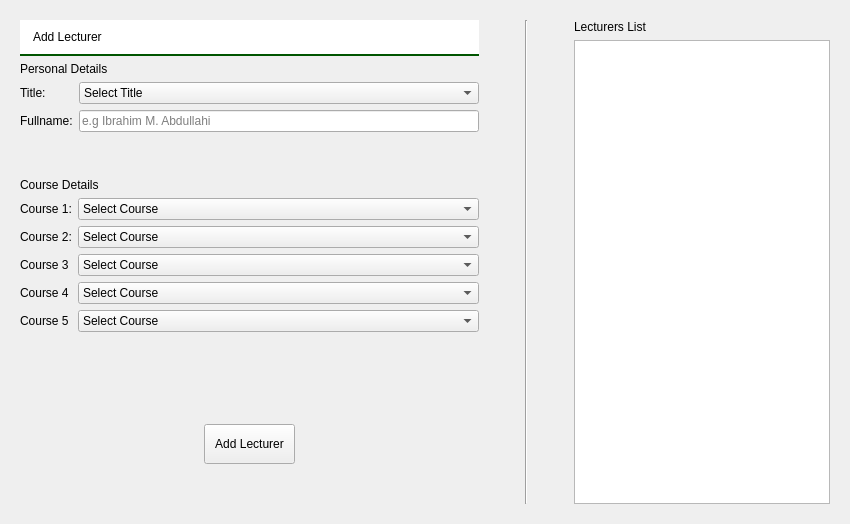
          <widget class="QWidget" name="lecturersPage">
           <layout class="QVBoxLayout" name="verticalLayout_26">
            <item>
             <widget class="QWidget" name="widget_3" native="true">
              <property name="styleSheet">
               <string notr="true"/>
              </property>
              <layout class="QVBoxLayout" name="verticalLayout_25">
               <item>
                <layout class="QHBoxLayout" name="horizontalLayout_12">
                 <item>
                  <layout class="QVBoxLayout" name="verticalLayout_23">
                   <item>
                    <widget class="QLabel" name="label_78">
                     <property name="styleSheet">
                      <string notr="true">background-color: rgb(255, 255, 255);
padding: 10px;
border-bottom: 2px solid rgb(0, 85, 0);</string>
                     </property>
                     <property name="text">
                      <string>Add Lecturer</string>
                     </property>
                    </widget>
                   </item>
                   <item>
                    <layout class="QVBoxLayout" name="verticalLayout_22">
                     <item>
                      <layout class="QVBoxLayout" name="verticalLayout_2">
                       <item>
                        <widget class="QLabel" name="label_79">
                         <property name="text">
                          <string>Personal Details</string>
                         </property>
                        </widget>
                       </item>
                       <item>
                        <layout class="QFormLayout" name="formLayout_2">
                         <item row="0" column="0">
                          <widget class="QLabel" name="label_80">
                           <property name="text">
                            <string>Title:</string>
                           </property>
                          </widget>
                         </item>
                         <item row="1" column="0">
                          <widget class="QLabel" name="label_81">
                           <property name="text">
                            <string>Fullname:</string>
                           </property>
                          </widget>
                         </item>
                         <item row="1" column="1">
                          <widget class="QLineEdit" name="lectFname">
                           <property name="minimumSize">
                            <size>
                             <width>400</width>
                             <height>0</height>
                            </size>
                           </property>
                           <property name="placeholderText">
                            <string>e.g Ibrahim M. Abdullahi</string>
                           </property>
                          </widget>
                         </item>
                         <item row="0" column="1">
                          <widget class="QComboBox" name="lectTitleCombo">
                           <item>
                            <property name="text">
                             <string>Select Title</string>
                            </property>
                           </item>
                           <item>
                            <property name="text">
                             <string>Prof</string>
                            </property>
                           </item>
                           <item>
                            <property name="text">
                             <string>Dr</string>
                            </property>
                           </item>
                           <item>
                            <property name="text">
                             <string>Engr</string>
                            </property>
                           </item>
                           <item>
                            <property name="text">
                             <string>Mr</string>
                            </property>
                           </item>
                          </widget>
                         </item>
                        </layout>
                       </item>
                       <item>
                        <spacer name="verticalSpacer_3">
                         <property name="orientation">
                          <enum>Qt::Vertical</enum>
                         </property>
                         <property name="sizeHint" stdset="0">
                          <size>
                           <width>20</width>
                           <height>40</height>
                          </size>
                         </property>
                        </spacer>
                       </item>
                       <item>
                        <widget class="QLabel" name="label_82">
                         <property name="text">
                          <string>Course Details</string>
                         </property>
                        </widget>
                       </item>
                       <item>
                        <layout class="QFormLayout" name="formLayout_3">
                         <item row="0" column="0">
                          <widget class="QLabel" name="label_83">
                           <property name="text">
                            <string>Course 1:</string>
                           </property>
                          </widget>
                         </item>
                         <item row="1" column="0">
                          <widget class="QLabel" name="label_84">
                           <property name="text">
                            <string>Course 2:</string>
                           </property>
                          </widget>
                         </item>
                         <item row="2" column="0">
                          <widget class="QLabel" name="label_85">
                           <property name="text">
                            <string>Course 3</string>
                           </property>
                          </widget>
                         </item>
                         <item row="3" column="0">
                          <widget class="QLabel" name="label_86">
                           <property name="text">
                            <string>Course 4</string>
                           </property>
                          </widget>
                         </item>
                         <item row="4" column="0">
                          <widget class="QLabel" name="label_87">
                           <property name="text">
                            <string>Course 5</string>
                           </property>
                          </widget>
                         </item>
                         <item row="5" column="0">
                          <spacer name="verticalSpacer_10">
                           <property name="orientation">
                            <enum>Qt::Vertical</enum>
                           </property>
                           <property name="sizeHint" stdset="0">
                            <size>
                             <width>20</width>
                             <height>40</height>
                            </size>
                           </property>
                          </spacer>
                         </item>
                         <item row="0" column="1">
                          <widget class="QComboBox" name="course1">
                           <item>
                            <property name="text">
                             <string>Select Course</string>
                            </property>
                           </item>
                          </widget>
                         </item>
                         <item row="1" column="1">
                          <widget class="QComboBox" name="course2">
                           <item>
                            <property name="text">
                             <string>Select Course</string>
                            </property>
                           </item>
                          </widget>
                         </item>
                         <item row="2" column="1">
                          <widget class="QComboBox" name="course3">
                           <item>
                            <property name="text">
                             <string>Select Course</string>
                            </property>
                           </item>
                          </widget>
                         </item>
                         <item row="3" column="1">
                          <widget class="QComboBox" name="course4">
                           <item>
                            <property name="text">
                             <string>Select Course</string>
                            </property>
                           </item>
                          </widget>
                         </item>
                         <item row="4" column="1">
                          <widget class="QComboBox" name="course5">
                           <item>
                            <property name="text">
                             <string>Select Course</string>
                            </property>
                           </item>
                          </widget>
                         </item>
                        </layout>
                       </item>
                      </layout>
                     </item>
                     <item>
                      <spacer name="verticalSpacer_2">
                       <property name="orientation">
                        <enum>Qt::Vertical</enum>
                       </property>
                       <property name="sizeHint" stdset="0">
                        <size>
                         <width>20</width>
                         <height>40</height>
                        </size>
                       </property>
                      </spacer>
                     </item>
                     <item>
                      <layout class="QHBoxLayout" name="horizontalLayout_11">
                       <item>
                        <spacer name="horizontalSpacer_9">
                         <property name="orientation">
                          <enum>Qt::Horizontal</enum>
                         </property>
                         <property name="sizeHint" stdset="0">
                          <size>
                           <width>40</width>
                           <height>20</height>
                          </size>
                         </property>
                        </spacer>
                       </item>
                       <item>
                        <widget class="QPushButton" name="addLecturer">
                         <property name="minimumSize">
                          <size>
                           <width>0</width>
                           <height>40</height>
                          </size>
                         </property>
                         <property name="styleSheet">
                          <string notr="true">padding:10px</string>
                         </property>
                         <property name="text">
                          <string>Add Lecturer</string>
                         </property>
                        </widget>
                       </item>
                       <item>
                        <spacer name="horizontalSpacer_10">
                         <property name="orientation">
                          <enum>Qt::Horizontal</enum>
                         </property>
                         <property name="sizeHint" stdset="0">
                          <size>
                           <width>40</width>
                           <height>20</height>
                          </size>
                         </property>
                        </spacer>
                       </item>
                      </layout>
                     </item>
                     <item>
                      <spacer name="verticalSpacer_21">
                       <property name="orientation">
                        <enum>Qt::Vertical</enum>
                       </property>
                       <property name="sizeHint" stdset="0">
                        <size>
                         <width>20</width>
                         <height>40</height>
                        </size>
                       </property>
                      </spacer>
                     </item>
                    </layout>
                   </item>
                  </layout>
                 </item>
                 <item>
                  <spacer name="horizontalSpacer_11">
                   <property name="orientation">
                    <enum>Qt::Horizontal</enum>
                   </property>
                   <property name="sizeHint" stdset="0">
                    <size>
                     <width>40</width>
                     <height>20</height>
                    </size>
                   </property>
                  </spacer>
                 </item>
                 <item>
                  <widget class="Line" name="line_2">
                   <property name="orientation">
                    <enum>Qt::Vertical</enum>
                   </property>
                  </widget>
                 </item>
                 <item>
                  <spacer name="horizontalSpacer_17">
                   <property name="orientation">
                    <enum>Qt::Horizontal</enum>
                   </property>
                   <property name="sizeHint" stdset="0">
                    <size>
                     <width>40</width>
                     <height>20</height>
                    </size>
                   </property>
                  </spacer>
                 </item>
                 <item>
                  <layout class="QVBoxLayout" name="verticalLayout_24">
                   <item>
                    <widget class="QLabel" name="label_88">
                     <property name="text">
                      <string>Lecturers List</string>
                     </property>
                    </widget>
                   </item>
                   <item>
                    <widget class="QListWidget" name="lectList">
                     <property name="styleSheet">
                      <string notr="true">font: 11pt &quot;Consolas&quot;;
border-left: 3px solid rgb(0, 85, 0)</string>
                     </property>
                    </widget>
                   </item>
                  </layout>
                 </item>
                </layout>
               </item>
              </layout>
             </widget>
            </item>
           </layout>
          </widget>
